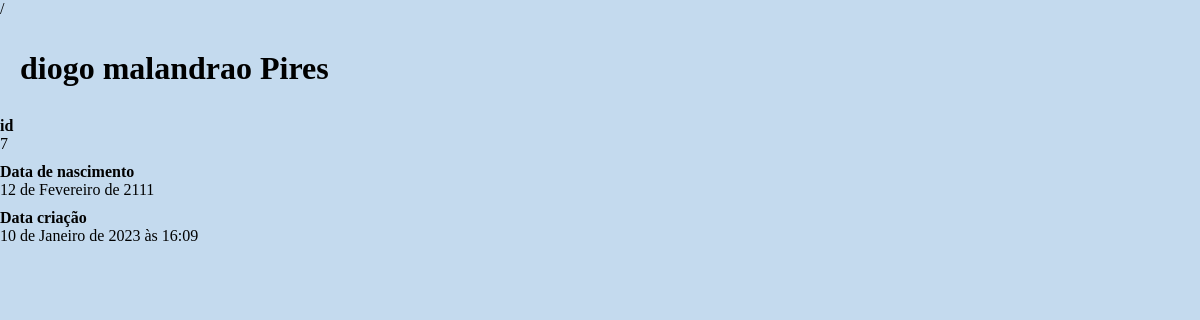
/7, run on the app's committed database.
### accounts/models.py (models this page shows, shortened)
class Usuario(models.Model):
    choices = [('AD', 'Administrador'), ('AU', 'Autor'),('CO', 'Comum')]
    nome_autor = models.CharField(max_length=100)
    sobrenome = models.CharField(max_length=100, blank=True)
    usuario = models.CharField(max_length=100)
    data_nascimento = models.DateField(blank=True, null=True)
    date_create = models.DateTimeField(default=timezone.now)
    senha = models.CharField(max_length=100)
    tipo = models.CharField(max_length=30, choices=choices, default='CO')

### accounts/views.py (the view)
# urls.py: path('<int:usuario_id>', views.ver_usuario, name='ver_usuario'),
def ver_usuario(request, usuario_id):
    usuario = Usuario.objects.get(id=usuario_id)
    return render(request, 'accounts/ver_usuario.html',{
        'usuario': usuario
    })

### accounts/templates/accounts/ver_usuario.html
{% extends 'base.html' %}
{%block conteudo%}
<div class="main_views_usuario">
    <h1>{{ usuario.nome_autor }} {{ usuario.sobrenome }}</h1>
    <dl>
        <dt>id</dt>
        <dd>{{ usuario.id }}</dd>
        <dt>Data de nascimento</dt>
        <dd>{{ usuario.data_nascimento }}</dd>
        <dt>Data criação</dt>
        <dd>{{ usuario.date_create }}</dd>
    </dl>
</div>
{%endblock%}

### data on the page
Usuario: nome_autor "diogo malandrao", sobrenome "Pires", id "7", data_nascimento "12 de Fevereiro de 2111", date_create "10 de Janeiro de 2023 às 16:09"
